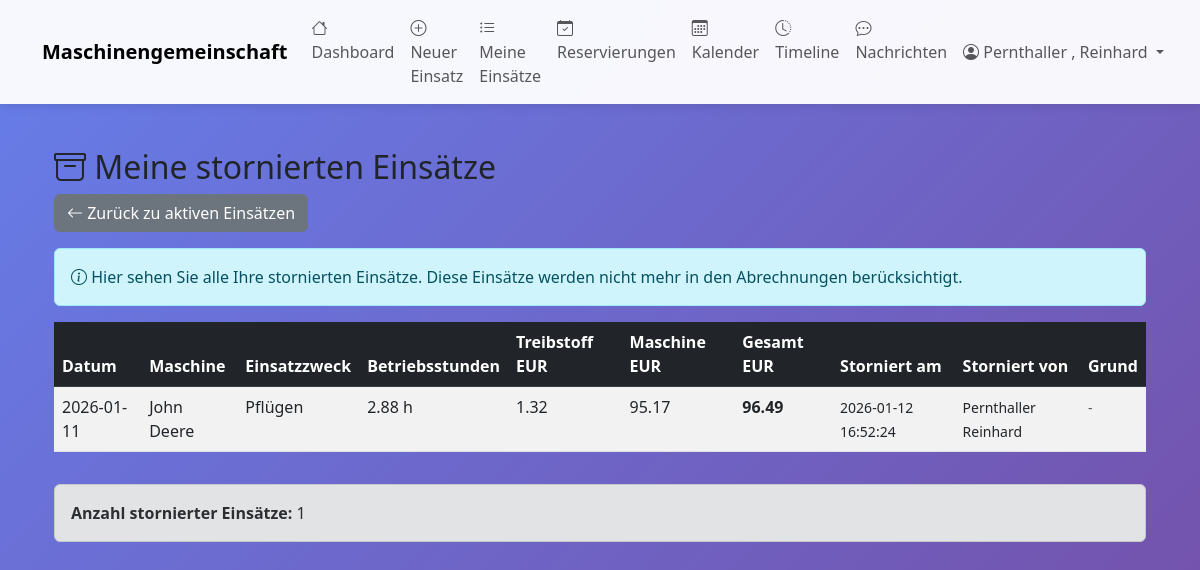
Screenshot of /meine-stornierten-einsaetze (signed in) with the database file from the repository.
### tables this page shows
CREATE TABLE maschineneinsaetze_storniert (
            id INTEGER PRIMARY KEY AUTOINCREMENT,
            original_einsatz_id INTEGER NOT NULL,
            datum TEXT NOT NULL,
            benutzer_id INTEGER NOT NULL,
            maschine_id INTEGER NOT NULL,
            einsatzzweck_id INTEGER,
            stundenzaehler_anfang REAL,
            stundenzaehler_ende REAL,
            betriebsstunden REAL,
            hektar REAL,
            kilometer REAL,
            stueck INTEGER,
            treibstoffverbrauch REAL,
            treibstoffkosten REAL,
            maschinenkosten REAL,
            gesamtkosten REAL,
            bemerkung TEXT,
            storniert_am TEXT NOT NULL,
            storniert_von INTEGER NOT NULL,
            stornierungsgrund TEXT,
            FOREIGN KEY (benutzer_id) REFERENCES benutzer(id),
            FOREIGN KEY (maschine_id) REFERENCES maschinen(id),
            FOREIGN KEY (einsatzzweck_id) REFERENCES einsatzzwecke(id),
            FOREIGN KEY (storniert_von) REFERENCES benutzer(id)
        );

CREATE TABLE maschinen (
    id INTEGER PRIMARY KEY AUTOINCREMENT,
    bezeichnung TEXT NOT NULL,
    hersteller TEXT,
    modell TEXT,
    baujahr INTEGER,
    kennzeichen TEXT,
    anschaffungsdatum DATE,
    stundenzaehler_aktuell REAL,
    naechste_wartung_bei REAL,
    aktiv BOOLEAN DEFAULT 1,
    bemerkungen TEXT
, abrechnungsart TEXT DEFAULT 'stunden', preis_pro_einheit REAL DEFAULT 0.0, wartungsintervall INTEGER DEFAULT 50, naechste_wartung REAL, anmerkungen TEXT, erfassungsmodus TEXT DEFAULT 'fortlaufend', gemeinschaft_id INTEGER DEFAULT 1 REFERENCES gemeinschaften(id), anschaffungspreis REAL DEFAULT 0.0, abschreibungsdauer_jahre INTEGER DEFAULT 10);

CREATE TABLE einsatzzwecke (
    id INTEGER PRIMARY KEY AUTOINCREMENT,
    bezeichnung TEXT NOT NULL UNIQUE,
    beschreibung TEXT,
    aktiv BOOLEAN DEFAULT 1
);

CREATE TABLE benutzer (
    id INTEGER PRIMARY KEY AUTOINCREMENT,
    name TEXT NOT NULL,
    vorname TEXT,
    username TEXT UNIQUE,
    password_hash TEXT,
    adresse TEXT,
    telefon TEXT,
    email TEXT,
    mitglied_seit DATE,
    aktiv BOOLEAN DEFAULT 1,
    bemerkungen TEXT
, is_admin BOOLEAN DEFAULT 0, treibstoffkosten_preis REAL DEFAULT 1.50, backup_schwellwert INTEGER DEFAULT 50, letzter_treibstoffpreis REAL, admin_level INTEGER DEFAULT 0);

### web_app.py (the view)
@app.route('/meine-stornierten-einsaetze')
@login_required
def meine_stornierten_einsaetze():
    with MaschinenDBContext(DB_PATH) as db:
        cursor = db.connection.cursor()
        cursor.execute("""
            SELECT s.*, m.bezeichnung as maschine_name,
                   b.name as benutzer_name, b.vorname as benutzer_vorname,
                   sv.name as storniert_von_name, sv.vorname as storniert_von_vorname,
                   ez.bezeichnung as einsatzzweck_name
            FROM maschineneinsaetze_storniert s
            JOIN maschinen m ON s.maschine_id = m.id
            JOIN benutzer b ON s.benutzer_id = b.id
            JOIN benutzer sv ON s.storniert_von = sv.id
            LEFT JOIN einsatzzwecke ez ON s.einsatzzweck_id = ez.id
            WHERE s.benutzer_id = ?
            ORDER BY s.storniert_am DESC
        """, (session['benutzer_id'],))
        columns = [desc[0] for desc in cursor.description]
        stornierte_einsaetze = [dict(zip(columns, row)) for row in cursor.fetchall()]
    return render_template('meine_stornierten_einsaetze.html',
                         stornierte_einsaetze=stornierte_einsaetze)

### database.py (called while the page is built)
    def connect(self):
        self.connection = sqlite3.connect(self.db_path)
        self.connection.row_factory = sqlite3.Row
        self.cursor = self.connection.cursor()

    def close(self):
        if self.connection:
            self.connection.close()

    def __enter__(self):
        self.connect()
        return self

    def __exit__(self, exc_type, exc_val, exc_tb):
        if exc_type is None:
            self.connection.commit()
        else:
            self.connection.rollback()
        self.close()
        return False

### web_app.py (called while the page is built)
def login_required(f):
    @wraps(f)
    def decorated_function(*args, **kwargs):
        if 'benutzer_id' not in session:
            flash('Bitte melden Sie sich an.', 'warning')
            return redirect(url_for('login'))
        return f(*args, **kwargs)
    return decorated_function

### templates/meine_stornierten_einsaetze.html (shortened to what this page needs)
{% extends "base.html" %}
{% block content %}
<div class="container mt-4">
    <h2>
        <i class="bi bi-archive"></i> Meine stornierten Einsätze
    </h2>
    <div class="mb-3">
        <a href="{{ url_for('meine_einsaetze') }}" class="btn btn-secondary">
            <i class="bi bi-arrow-left"></i> Zurück zu aktiven Einsätzen
        </a>
    </div>
    {% if stornierte_einsaetze %}
    <div class="alert alert-info">
        <i class="bi bi-info-circle"></i>
        Hier sehen Sie alle Ihre stornierten Einsätze. Diese Einsätze werden nicht mehr in den Abrechnungen berücksichtigt.
    </div>
    <div class="table-responsive">
        <table class="table table-striped table-hover">
            <thead class="table-dark">
                <tr>
                    <th>Datum</th>
                    <th>Maschine</th>
                    <th>Einsatzzweck</th>
                    <th>Betriebsstunden</th>
                    <th>Treibstoff EUR</th>
                    <th>Maschine EUR</th>
                    <th>Gesamt EUR</th>
                    <th>Storniert am</th>
                    <th>Storniert von</th>
                    <th>Grund</th>
                </tr>
            </thead>
            <tbody>
                {% for einsatz in stornierte_einsaetze %}
                <tr>
                    <td>{{ einsatz.datum }}</td>
                    <td>{{ einsatz.maschine_name }}</td>
                    <td>{{ einsatz.einsatzzweck_name or '-' }}</td>
                    <td>{{ "%.2f"|format(einsatz.betriebsstunden or 0) }} h</td>
                    <td>{{ "%.2f"|format(einsatz.treibstoffkosten or 0) }}</td>
                    <td>{{ "%.2f"|format(einsatz.maschinenkosten or 0) }}</td>
                    <td><strong>{{ "%.2f"|format(einsatz.gesamtkosten or 0) }}</strong></td>
                    <td>
                        <small>{{ einsatz.storniert_am }}</small>
                    </td>
                    <td>
                        <small>{{ einsatz.storniert_von_name }} {{ einsatz.storniert_von_vorname or '' }}</small>
                    </td>
                    <td>
                        {% if einsatz.stornierungsgrund %}
                            <small class="text-muted">{{ einsatz.stornierungsgrund }}</small>
                        {% else %}
                            <small class="text-muted">-</small>
                        {% endif %}
                    </td>
                </tr>
                {% endfor %}
            </tbody>
        </table>
    </div>
    <div class="alert alert-secondary mt-3">
        <strong>Anzahl stornierter Einsätze:</strong> {{ stornierte_einsaetze|length }}
    </div>
    {% else %}
    <div class="alert alert-success">
        <i class="bi bi-check-circle"></i>
        Sie haben keine stornierten Einsätze.
    </div>
    {% endif %}
</div>
{% endblock %}

### templates/base.html (style rules this page uses)
body { min-height: 100vh; background: linear-gradient(135deg, #667eea 0%, #764ba2 100%); }

### rows the page displays
maschineneinsaetze_storniert: datum "2026-01-11", maschine_name "John Deere", bezeichnung "Pflügen", betriebsstunden "2.88", treibstoffkosten "1.32", maschinenkosten "95.17", gesamtkosten "96.49", storniert_am "2026-01-12 16:52:24", storniert_von_name "Pernthaller", vorname "Reinhard"

### other values shown
{{ session.get('benutzer_name') }} "Pernthaller , Reinhard"
{{ stornierte_einsaetze|length }} "1"
